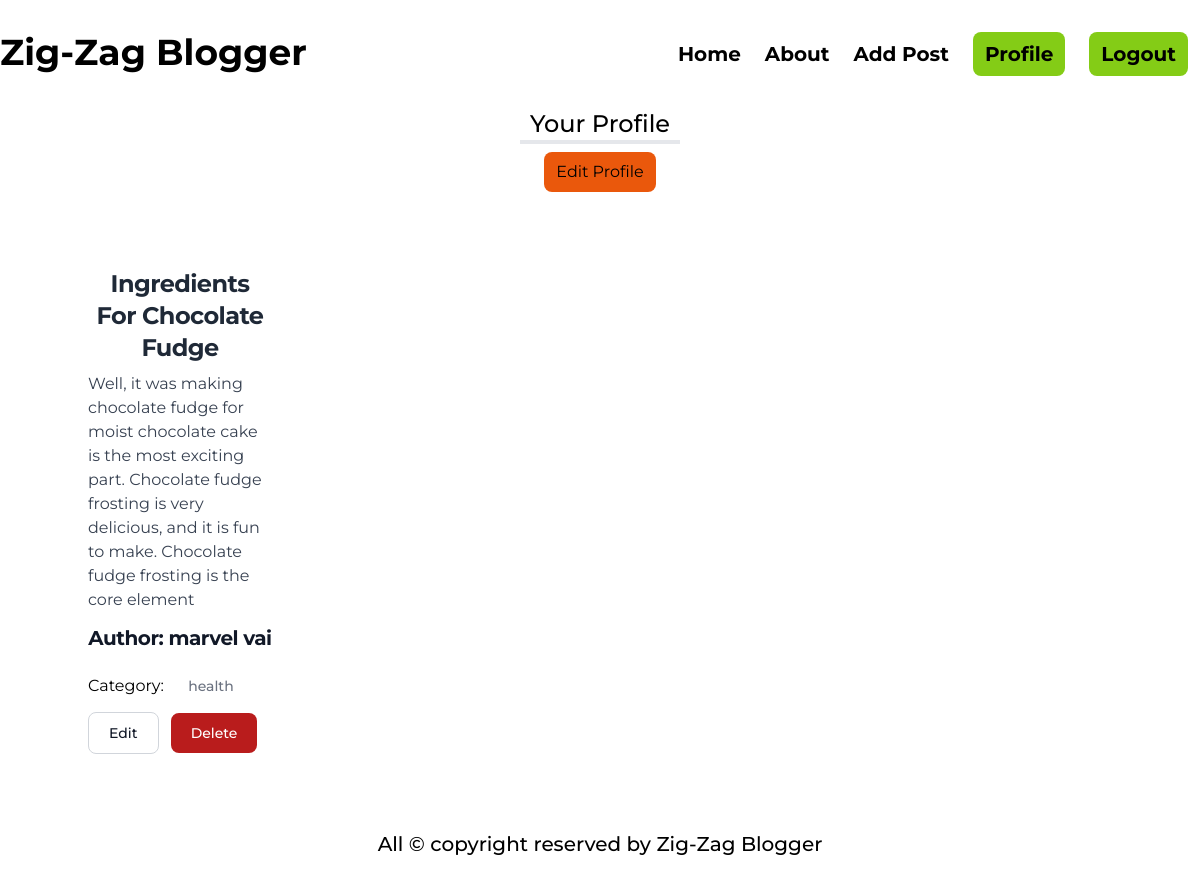
Page /author/profile/ (signed in) on the earlier database version.
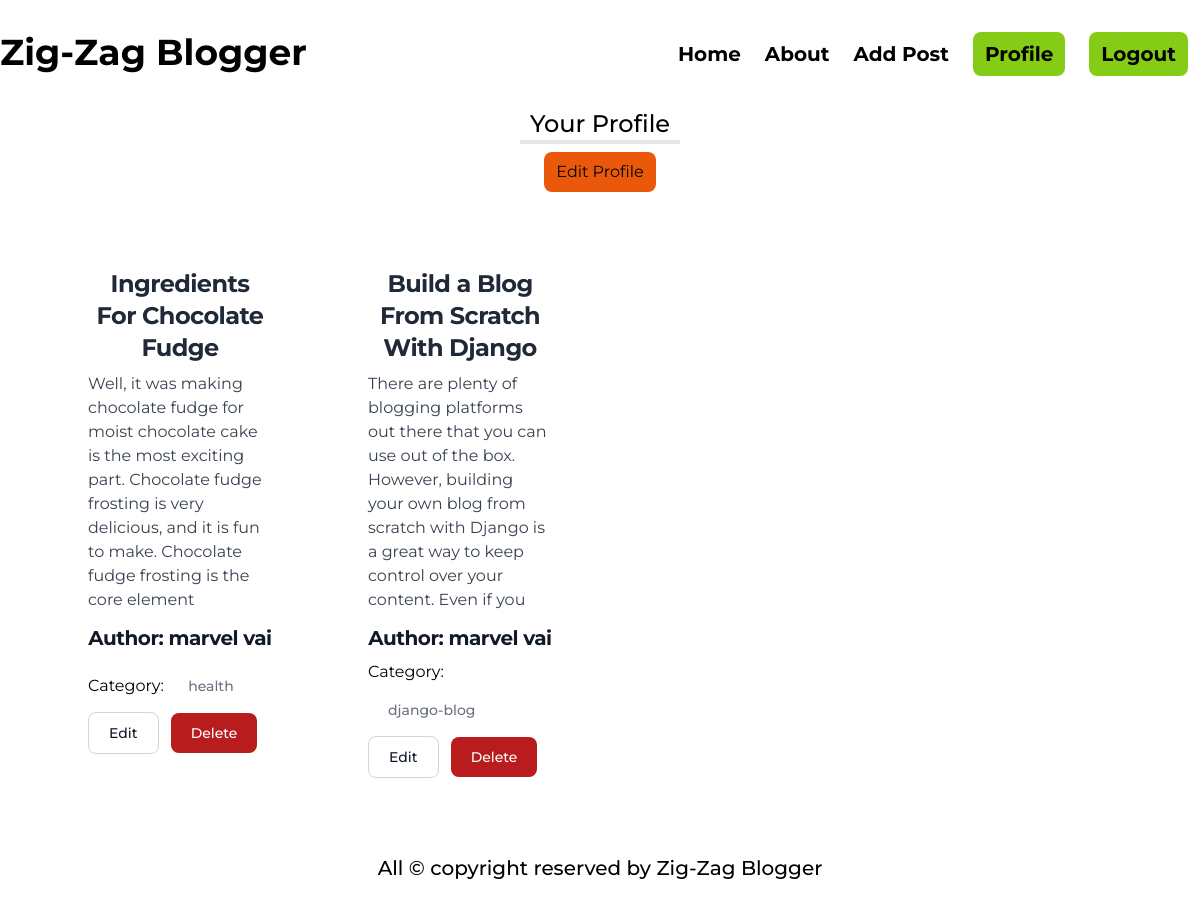
Same page on the later database version.
### posts/models.py (models this page shows, shortened)
class Post(models.Model):
    title = models.CharField(max_length=50)
    content = models.TextField()
    category = models.ManyToManyField(Category)
    author = models.ForeignKey(User, on_delete=models.CASCADE)
    image = models.ImageField(upload_to='posts/media/uploads/', blank=True, null = True)

### categories/models.py (models this page shows, shortened)
class Category(models.Model):
    name = models.CharField(max_length=50)
    slug = models.SlugField(max_length=100, unique = True, null=True, blank=True)

### author/views.py (the view)
# urls.py: path('profile/', views.profile, name='profile'),
@login_required
def profile(req):
    data = Post.objects.filter(author = req.user)
    return render(req, 'profile.html', {'data':data})

### author/templates/profile.html (shortened to what this page needs)
{% extends "base.html" %}
{% load tailwind_filters %}
{% load crispy_forms_tags %}
{% block content %}
<h1 class="text-2xl text-center mx-auto font-medium border-b-4 w-40">
  Your Profile
</h1>
<div class="text-center">
    <button class="bg-orange-600 px-3 py-2 rounded-lg my-2"><a href="{% url 'edit_profile' %}">Edit Profile</a></button>
</div>
<div class="grid md:grid-cols-2 lg:grid-cols-4 gap-4 my-12 mx-12">
    {% for i in data %}
    <div class="rounded-lg mx-5">
      <div class="p-5">
        <a href="#">
          <h5
            class="mb-2 text-center text-2xl font-bold tracking-tight text-gray-800"
          >
            {{i.title}}
          </h5>
        </a>
        <p class="mb-3 font-normal text-gray-700 dark:text-gray-400">
          {{i.content|slice:":200"}}
        </p>
        <h1
          class="mb-2 text-center text-xl font-bold tracking-tight text-gray-900"
        >
          Author: {{i.author.first_name}} {{i.author.last_name}}
        </h1>
        <p>
          Category: {% for cat in i.category.all %}
          <a
            href="#"
            class="inline-flex items-center px-3 py-2 text-sm font-medium text-center text-gray-500 m-2"
          >
            {{cat.name}}
          </a>
          {% endfor %}
        </p>
        <button
          type="button"
          class="text-gray-900 bg-white border border-gray-300 focus:outline-none hover:bg-gray-100 focus:ring-4 focus:ring-gray-200 font-medium rounded-lg text-sm px-5 py-2.5 me-2 mb-2 dark:bg-gray-800 dark:text-white dark:border-gray-600 dark:hover:bg-gray-700 dark:hover:border-gray-600 dark:focus:ring-gray-700"
        >
          <a href="{% url "edit_post" i.id %}">Edit</a>
        </button>
        <button
          type="button"
          class="focus:outline-none text-white bg-red-700 hover:bg-red-800 focus:ring-4 focus:ring-red-300 font-medium rounded-lg text-sm px-5 py-2.5 me-2 mb-2 dark:bg-red-600 dark:hover:bg-red-700 dark:focus:ring-red-900"
        >
        <a href="{% url "delete_post" i.id %}">Delete</a>
        </button>
      </div>
    </div>
    {% endfor %}
  </div>
{% endblock %}

Differences in the rows shown:
added Post: title "Build a Blog From Scratch With Django", content "There are plenty of blogging platforms out there that you can use out of the box. However, building your own blog from scratch with Django is a great way to keep control over your content. Even if you", author.first_name "marvel", author.last_name "vai"
now on this page (row edited): Category: name "django-blog", shown under "Build a Blog From Scratch With Django"
